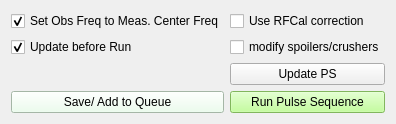
    <widget class="QWidget" name="layoutWidget">
     <property name="geometry">
      <rect>
       <x>605</x>
       <y>45</y>
       <width>346</width>
       <height>100</height>
      </rect>
     </property>
     <layout class="QGridLayout" name="gridLayout_17">
      <item row="3" column="1">
       <widget class="QPushButton" name="pbPSUpdateRun">
        <property name="toolTip">
         <string>Runs the current pulse sequence file in TNMR after updating</string>
        </property>
        <property name="styleSheet">
         <string notr="true">background-color: rgb(180, 255, 130);</string>
        </property>
        <property name="text">
         <string>Run Pulse Sequence</string>
        </property>
       </widget>
      </item>
      <item row="1" column="0">
       <widget class="QCheckBox" name="chbUpdateBeforeRun">
        <property name="toolTip">
         <string>If checked will update PS before running, if not will run as loaded</string>
        </property>
        <property name="text">
         <string>Update before Run</string>
        </property>
        <property name="checked">
         <bool>true</bool>
        </property>
       </widget>
      </item>
      <item row="2" column="1">
       <widget class="QPushButton" name="pbUpdatePS">
        <property name="toolTip">
         <string>Updates pulse sequence in TNMR, does not run, useful to see time and if parameters update properly</string>
        </property>
        <property name="styleSheet">
         <string notr="true">background-color: rgb(240, 240, 240);</string>
        </property>
        <property name="text">
         <string>Update PS</string>
        </property>
       </widget>
      </item>
      <item row="1" column="1">
       <widget class="QCheckBox" name="cbModifySpolersCrushers">
        <property name="toolTip">
         <string>Flag to allow or disallow the modification of spoilers and crushers</string>
        </property>
        <property name="text">
         <string>modify spoilers/crushers</string>
        </property>
       </widget>
      </item>
      <item row="3" column="0">
       <widget class="QPushButton" name="pbAddPStoQueue">
        <property name="toolTip">
         <string>Adds pulse sequence to queue without running</string>
        </property>
        <property name="styleSheet">
         <string notr="true">background-color: rgb(231, 255, 233);</string>
        </property>
        <property name="text">
         <string>Save/ Add to Queue</string>
        </property>
       </widget>
      </item>
      <item row="0" column="1">
       <widget class="QCheckBox" name="cbUseRFCalCorrection">
        <property name="toolTip">
         <string>If checked use calculated RF amplitudes using current RFAttnCal, else use value in stored pulse sequence</string>
        </property>
        <property name="text">
         <string>Use RFCal correction</string>
        </property>
       </widget>
      </item>
      <item row="0" column="0">
       <widget class="QCheckBox" name="chbSetObserveFreqToCenterFreq">
        <property name="toolTip">
         <string>If checked will update observe frequency to be FID center frequency if available</string>
        </property>
        <property name="text">
         <string>Set Obs Freq to Meas. Center Freq</string>
        </property>
        <property name="checked">
         <bool>true</bool>
        </property>
       </widget>
      </item>
     </layout>
    </widget>
